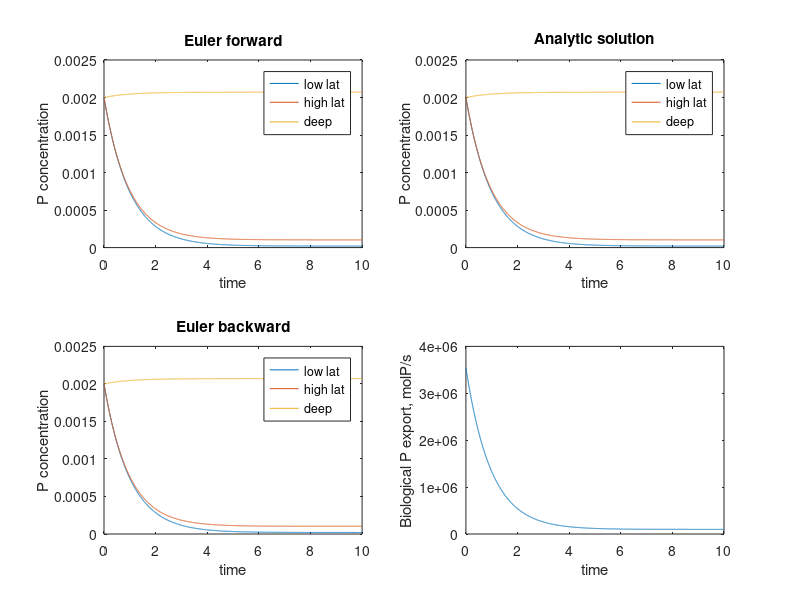

MATLAB code to generate this figure:
%% week10_exercise.m 

% PO4 box model

% clean first
clear all;
close all; 

% 1. set up model parameter
H = 4000;  % full ocean depth, m
R = 6.3e6; % radius of the Earth, m
Area = 4*pi*R^2*0.8; % total surface area, m2 
fL = 0.8;  % fraction of low lat ocean
V(1) = Area*fL*100; % surface low lat ocean vol, m3
V(2) = Area*(1-fL)*300; % surface high lat ocean vol, m3
V(3) = Area*H-V(1)-V(2); % deep ocean vol, m3; 
C = 10*1e6;  % circulation rate (m3/s);
M = 40*1e6;  % mixing rate, (m3/s);
lam = 1/(60*60*24*365); % biological P consumption rate, 1/s

% 2. set up model matrix
A = [ -(C+lam*V(1))/V(1)       0              C/V(1); ... % first row 
          C/V(2)        -(C+M+lam*V(2))/V(2)  M/V(2); ... % second row 
          lam*V(1)/V(3)  (C+M+lam*V(2))/V(3)  -(C+M)/V(3)]; % third row

% 3. set initial condition & time step
dt = 60*60*24;  % one day timestep
N = 365*10;     % 10 year integration
X = zeros(3,N); % preparing the solution storage
Xa= zeros(3,N); % preparing the analytic solution storage
Xb= zeros(3,N); % preparing the Euler backward storage
X(:,1) = [2e-3; 2e-3; 2e-3]; % initial P conc. = uniform 2 mmolP/m3
Xa(:,1)= X(:,1); % initial cond for analytic sol.
Xb(:,1)= X(:,1); % initial cond for euler backward sol.
time=0:dt:(N-1)*dt; % set up time array

% 4. execute numerical integration
G = eye(3,3) + dt*A; % Euler forward
H = inv(eye(3,3) - dt*A); % Euler backward

for n=1:(N-1)
    X(:,n+1) = G*X(:,n); % Euler step forward
    Xb(:,n+1) = H*Xb(:,n); % Euler backward 
    Xa(:,n+1)= expm(A*time(n+1))*Xa(:,1); % analytic solution
end

% 5. plot the result
figure(1);
year = time/(60*60*24*365);    

subplot(2,2,1); 
plot(year,X);
xlabel('time');
ylabel('P concentration');
legend({'low lat' 'high lat' 'deep'});
title('Euler forward');

subplot(2,2,2); 
plot(year,Xa);
xlabel('time');
ylabel('P concentration');
legend({'low lat' 'high lat' 'deep'});
title('Analytic solution');

subplot(2,2,3); 
plot(year,Xb);
xlabel('time');
ylabel('P concentration');
legend({'low lat' 'high lat' 'deep'});
title('Euler backward');

subplot(2,2,4); 
BioExport = lam*(Xb(1,:)*V(1)+Xb(2,:)*V(2));
plot(year,BioExport);
xlabel('time');
ylabel('Biological P export, molP/s');
%title('Euler backward');


